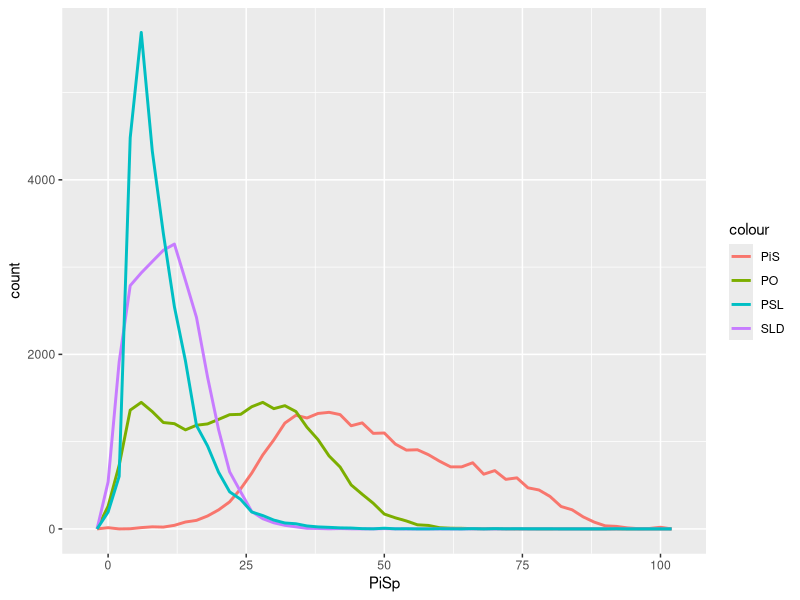
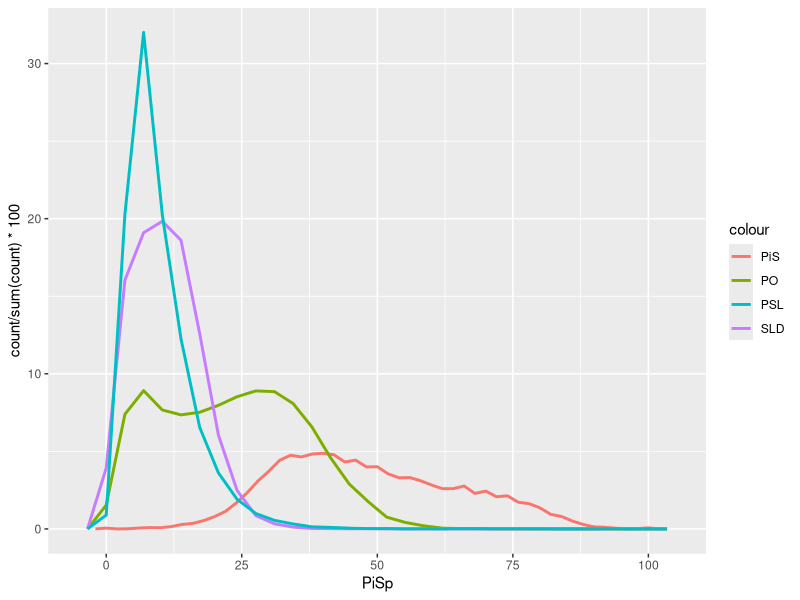

Source code (R) for these figures, in order:
library(ggplot2)

komisje <- read.csv("wp2019_komisje_wyniki.csv", sep = ';', 
  colClasses = c( "teryt"="character"),
  header=T, na.string="NA");

##komisje$teryt

komisje$woj <- substr(komisje$teryt, 1,2)
bw <- 2

komisje$woj

ggplot() +
  geom_freqpoly(data = komisje, mapping = aes(x = PiSp, y = ..count.., color = "PiS"), size = 1, binwidth=bw)  +
  geom_freqpoly(data = komisje, mapping = aes(x = POp, y = ..count.., color = "PO"), size = 1, binwidth=bw)  +
  geom_freqpoly(data = komisje, mapping = aes(x = SLDp, y = ..count.., color = "SLD"), size = 1, binwidth=bw)  +
  geom_freqpoly(data = komisje, mapping = aes(x = PSLp, y = ..count.., color = "PSL"), size = 1, binwidth=bw) 

## https://stats.stackexchange.com/questions/280589/how-to-effectively-visualize-multiple-frequency-polygons-in-ggplot2
ggplot() +
  geom_freqpoly(data = komisje, mapping = aes(x = PiSp, y = ..count../sum(..count..)*100, color = "PiS"), size = 1, binwidth=bw)  +
  geom_freqpoly(data = komisje, mapping = aes(x = POp, y = ..count../sum(..count..)*100,  color = "PO"), size = 1)  +
  geom_freqpoly(data = komisje, mapping = aes(x = SLDp, y = ..count../sum(..count..)*100, color = "SLD"), size = 1)  +
  geom_freqpoly(data = komisje, mapping = aes(x = PSLp, y = ..count../sum(..count..)*100, color = "PSL"), size = 1) 
